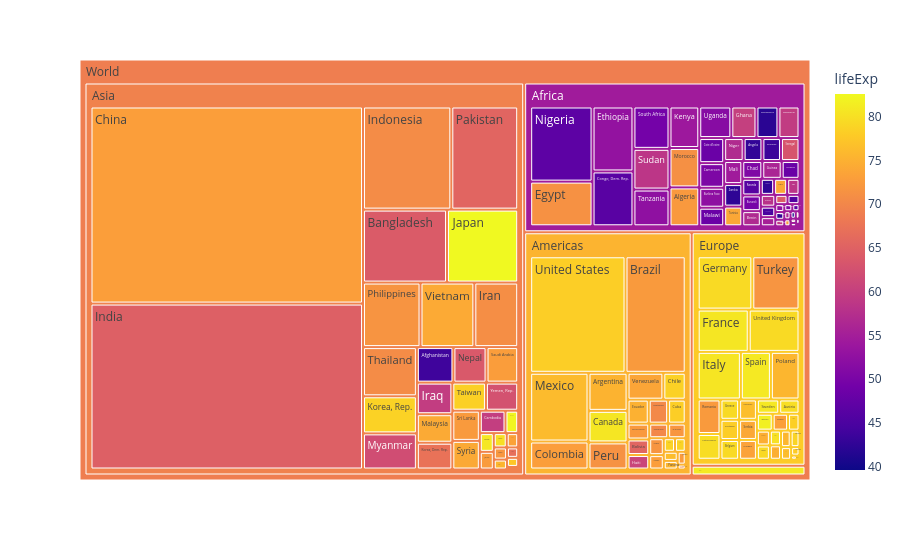

The cell this chart's notebook holds for it:
### Code cell
# Treemap
temp_df = gap[gap['year'] == 2007]
px.treemap(temp_df,path=[px.Constant('World'),'continent','country'],values = 'pop',color='lifeExp')

### Figure 1 — Plotly figure (JSON) as saved in the notebook; plotly's stock layout.template omitted (floating-point values rounded to 4 significant figures; data arrays with more than 128 entries replaced by an {"elided": "..."} marker saying what was removed)
{"data": [{"branchvalues": "total", "customdata": {"elided": "148x1 float values"}, "domain": {"x": [0, 1], "y": [0, 1]}, "hovertemplate": "labels=%{label}<br>pop=%{value}<br>parent=%{parent}<br>id=%{id}<br>lifeExp=%{color}<extra></extra>", "ids": {"elided": "148 str values"}, "labels": {"elided": "148 str values"}, "marker": {"coloraxis": "coloraxis", "colors": {"elided": "148 float values"}}, "name": "", "parents": {"elided": "148 str values"}, "type": "treemap", "values": {"elided": "148 float values"}}], "layout": {"coloraxis": {"colorbar": {"title": {"text": "lifeExp"}}, "colorscale": [[0, "#0d0887"], [0.1111, "#46039f"], [0.2222, "#7201a8"], [0.3333, "#9c179e"], [0.4444, "#bd3786"], [0.5556, "#d8576b"], [0.6667, "#ed7953"], [0.7778, "#fb9f3a"], [0.8889, "#fdca26"], [1, "#f0f921"]]}, "legend": {"tracegroupgap": 0}, "margin": {"t": 60}}}
